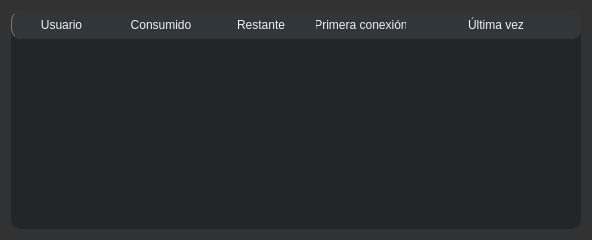
<?xml version="1.0" encoding="UTF-8"?>
<ui version="4.0">
 <class>Dialog</class>
 <widget class="QDialog" name="Dialog">
  <property name="geometry">
   <rect>
    <x>0</x>
    <y>0</y>
    <width>592</width>
    <height>240</height>
   </rect>
  </property>
  <property name="windowTitle">
   <string>Administrar usuarios</string>
  </property>
  <property name="windowIcon">
   <iconset resource="file_rc.qrc">
    <normaloff>:/Avatar/graphics/avatar_logo.png</normaloff>:/Avatar/graphics/avatar_logo.png</iconset>
  </property>
  <property name="styleSheet">
   <string notr="true">QDialog{
color: rgb(200, 200, 200);
background-color: rgb(50, 50, 50);/* rgb(10, 10, 10);*/
}</string>
  </property>
  <property name="modal">
   <bool>true</bool>
  </property>
  <layout class="QGridLayout" name="gridLayout">
   <item row="0" column="0">
    <widget class="QTableWidget" name="tableWidget">
     <property name="font">
      <font>
       <family>Segoe UI</family>
       <pointsize>11</pointsize>
       <weight>50</weight>
       <italic>false</italic>
       <bold>false</bold>
      </font>
     </property>
     <property name="toolTip">
      <string>Doble click para cambiar la contraseña</string>
     </property>
     <property name="whatsThis">
      <string>Presione doble click sobre cualquier usuario de la tabla para cambiar su contraseña</string>
     </property>
     <property name="styleSheet">
      <string notr="true">QTableView
{
font: 11pt &quot;Segoe UI&quot;;
	color:white;
    border: none;/*1px solid #76797C;*/
    gridline-color: #31363b;
    background-color: #232629;
}


QTableView, QHeaderView
{
    border-radius: 10px;
}

QTableView::item:pressed, QListView::item:pressed, QTreeView::item:pressed  {
    background: #18465d;
    color: #eff0f1;
}

QTableView::item:selected:active, QTreeView::item:selected:active, QListView::item:selected:active  {
    background: #287399;
    color: #eff0f1;
}


QHeaderView
{
    background-color: #31363b;
    border: none;/*1px transparent;*/
    border-radius: 10px;
    margin: 0px;
    padding: 0px;

}

QHeaderView::section  {
    background-color: #31363b;
    color: #eff0f1;
    padding: 5px;
	 border: none;/*1px solid #76797C;*/
    border-radius: 10px;
    text-align: center;
}

QHeaderView::section::vertical::first, QHeaderView::section::vertical::only-one
{
    border-top: 1px solid #76797C;
}

QHeaderView::section::vertical
{
    border-top: transparent;
}

QHeaderView::section::horizontal::first, QHeaderView::section::horizontal::only-one
{
    border-left: 1px solid #76797C;
}

QHeaderView::section::horizontal
{
    border-left: transparent;
}


QHeaderView::section:checked
 {
    color: white;
    background-color: #334e5e;
 }

 /* style the sort indicator */
QHeaderView::down-arrow {
    image: url(:/qss_icons/rc/down_arrow.png);
}

QHeaderView::up-arrow {
    image: url(:/qss_icons/rc/up_arrow.png);
}


QTableCornerButton::section {
    background-color: transparent;/*#31363b;*/
    border: none;/*1px transparent #76797C;*/
    border-radius: 10px;
}</string>
     </property>
     <property name="editTriggers">
      <set>QAbstractItemView::NoEditTriggers</set>
     </property>
     <property name="alternatingRowColors">
      <bool>false</bool>
     </property>
     <property name="textElideMode">
      <enum>Qt::ElideMiddle</enum>
     </property>
     <property name="sortingEnabled">
      <bool>true</bool>
     </property>
     <attribute name="horizontalHeaderStretchLastSection">
      <bool>true</bool>
     </attribute>
     <attribute name="verticalHeaderVisible">
      <bool>false</bool>
     </attribute>
     <column>
      <property name="text">
       <string>Usuario</string>
      </property>
      <property name="textAlignment">
       <set>AlignCenter</set>
      </property>
     </column>
     <column>
      <property name="text">
       <string>Consumido</string>
      </property>
      <property name="textAlignment">
       <set>AlignCenter</set>
      </property>
     </column>
     <column>
      <property name="text">
       <string>Restante</string>
      </property>
      <property name="textAlignment">
       <set>AlignCenter</set>
      </property>
     </column>
     <column>
      <property name="text">
       <string>Primera conexión</string>
      </property>
      <property name="textAlignment">
       <set>AlignCenter</set>
      </property>
     </column>
     <column>
      <property name="text">
       <string>Última vez</string>
      </property>
      <property name="textAlignment">
       <set>AlignCenter</set>
      </property>
     </column>
    </widget>
   </item>
  </layout>
 </widget>
 <resources>
  <include location="file_rc.qrc"/>
  <include location="file_rc.qrc"/>
 </resources>
 <connections/>
</ui>
